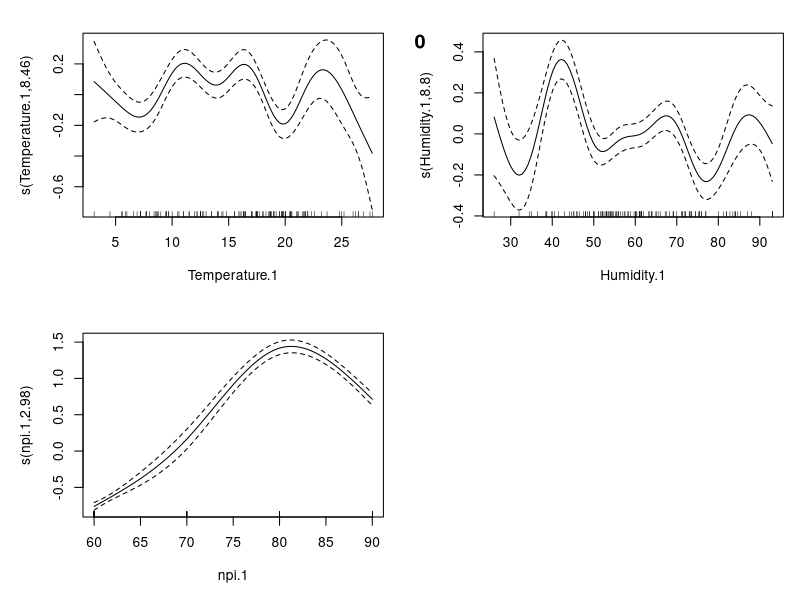
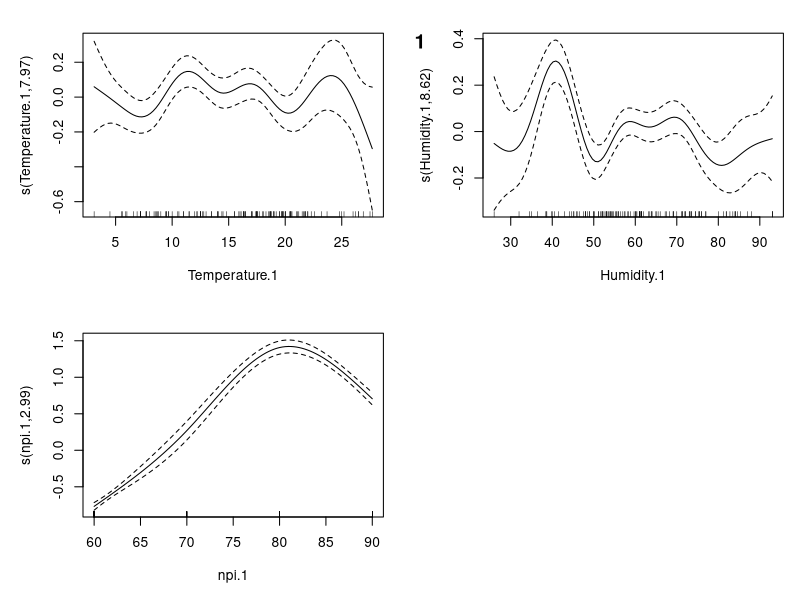
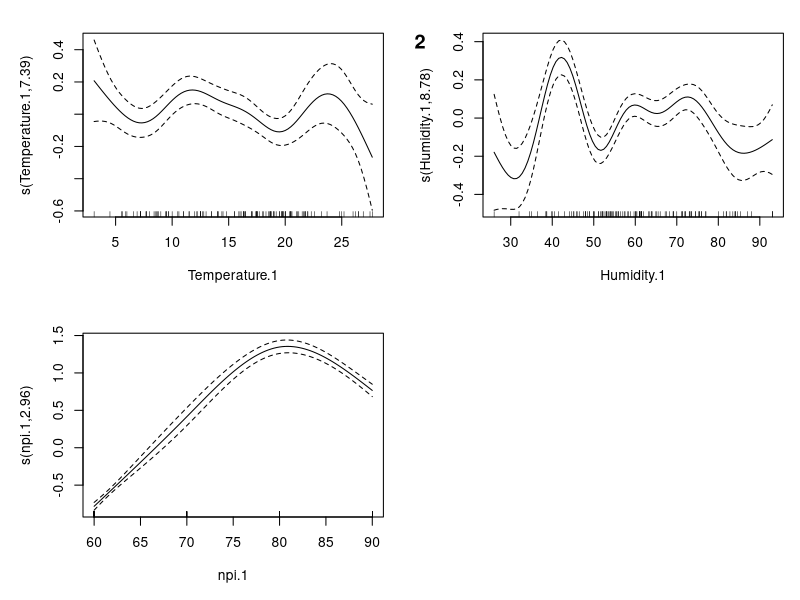
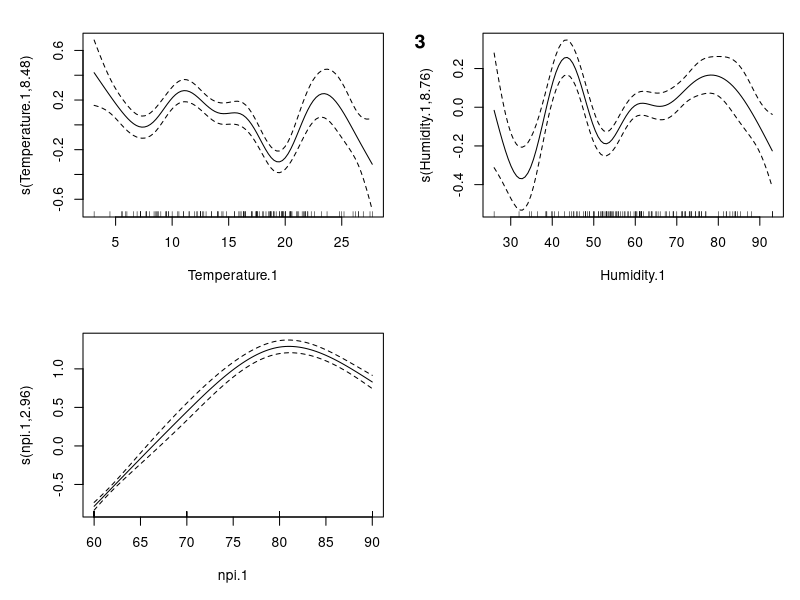
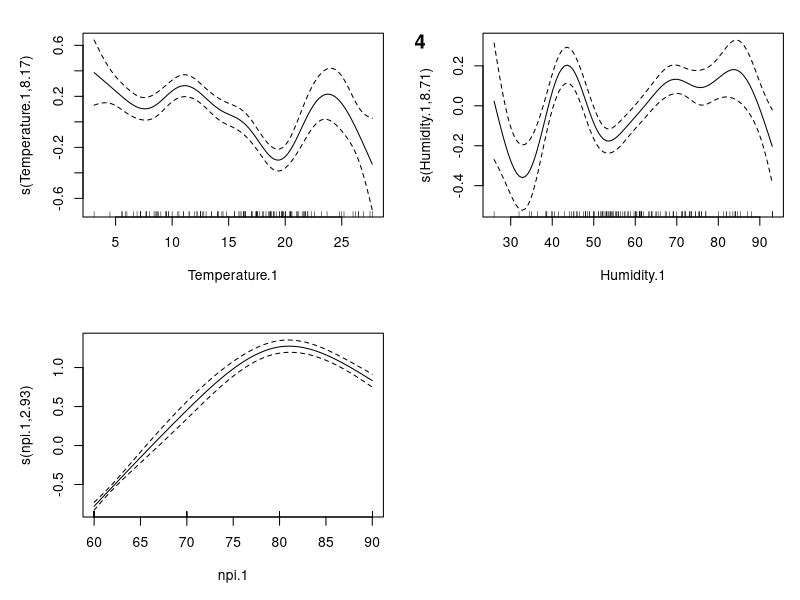
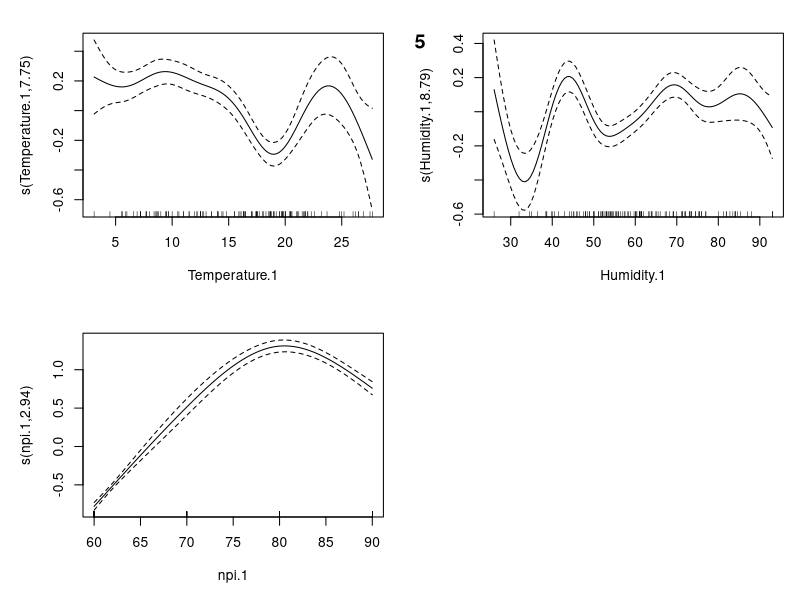
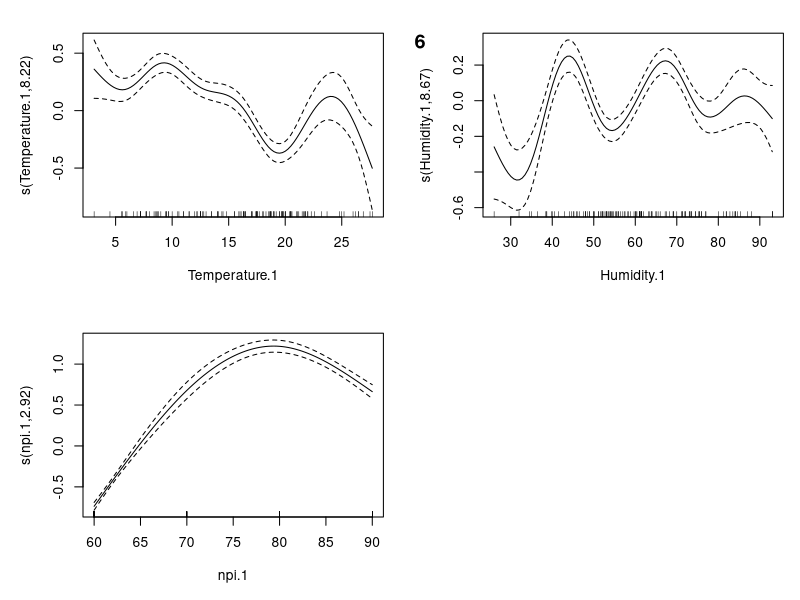
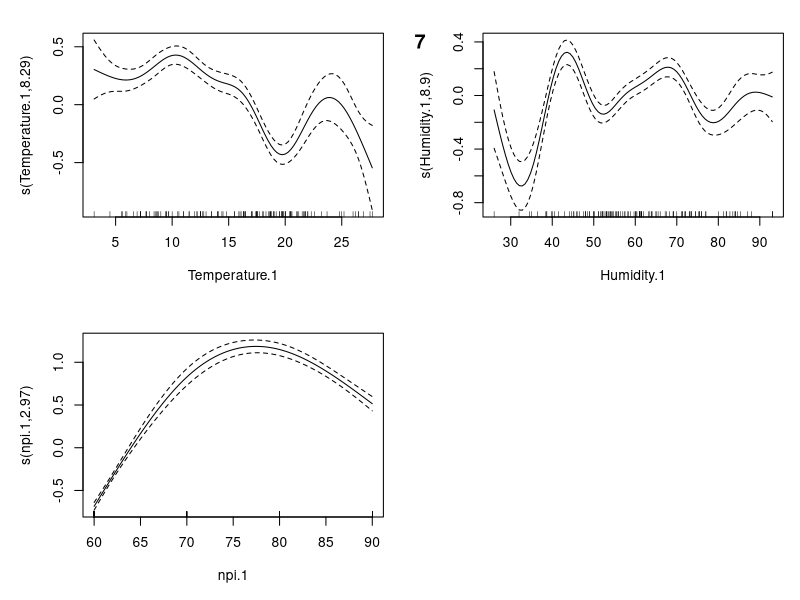

R code for these plots, in order: (Note: this script raises an error after producing the figures.)
## ---- chunk 1
require(mgcv)
bologna <- read.csv("bologna_full.csv")
bologna <- na.omit(bologna)

modena <- read.csv("modena_full.csv")
modena <- na.omit(modena)

florence <- read.csv("florence_full.csv")
florence <- na.omit(florence)

rome <- read.csv("rome_full.csv")
rome <- na.omit(rome)

num_iter <- 30
## ---- chunk 2
for(i in 0:num_iter) {
num_lag <- i
bologna <- read.csv("bologna_full.csv") #Read in file
#Push temperature&humidity data back climate_lag days by adding empty data in front
climate_lag = 5
#rep(NA, n) creates a vector of length n filled with NA
bologna$Temperature.1 <- c(rep(NA, climate_lag),  bologna$Temperature[(1):(nrow(bologna)-climate_lag)]) 
bologna$Humidity.1 <- c(rep(NA, 5), bologna$Humidity[(1):(nrow(bologna)-5)])
#push npi back num_lag days
bologna$npi.1 <- c(rep(NA, num_lag), bologna$npi[(1):(nrow(bologna)-num_lag)])
#Omit the new NAs
bologna <- na.omit(bologna)

infections.gam <- gam(Daily ~ s(Temperature.1) + s(Humidity.1) +s(npi.1, k=4), family=poisson(link="log"), data=bologna)
plot(infections.gam,scale=0,se=2, shade=TRUE,pages=1)
title(main = i)
}
## ---- chunk 3
for(i in 0:num_iter) {
num_lag <- i
modena <- read.csv("modena_full.csv") #Read in file
#Push temperature&humidity data back climate_lag days by adding empty data in front
climate_lag = 5
#rep(NA, n) creates a vector of length n filled with NA
modena$Temperature.1 <- c(rep(NA, climate_lag),  modena$Temperature[(1):(nrow(modena)-climate_lag)]) 
modena$Humidity.1 <- c(rep(NA, 5), modena$Humidity[(1):(nrow(modena)-5)])
#push npi back num_lag days
modena$npi.1 <- c(rep(NA, num_lag), modena$npi[(1):(nrow(modena)-num_lag)])
#Omit the new NAs
modena <- na.omit(modena)

infections.gam <- gam(Daily ~ s(Temperature.1) + s(Humidity.1) +s(npi.1, k=4), family=poisson(link="log"), data=modena)
plot(infections.gam,scale=0,se=2, shade=TRUE,pages=1)
title(main = i)
}

## ---- chunk 4
for(i in 0:num_iter) {
num_lag <- i
florence <- read.csv("florence_full.csv") #Read in file
#Push temperature&humidity data back climate_lag days by adding empty data in front
climate_lag = 5
#rep(NA, n) creates a vector of length n filled with NA
florence$Temperature.1 <- c(rep(NA, climate_lag),  florence$Temperature[(1):(nrow(florence)-climate_lag)]) 
florence$Humidity.1 <- c(rep(NA, 5), florence$Humidity[(1):(nrow(florence)-5)])
#push npi back num_lag days
florence$npi.1 <- c(rep(NA, num_lag), florence$npi[(1):(nrow(florence)-num_lag)])
#Omit the new NAs
florence <- na.omit(florence)

infections.gam <- gam(Daily ~ s(Temperature.1) + s(Humidity.1) +s(npi.1, k=4), family=poisson(link="log"), data=florence)
plot(infections.gam,scale=0,se=2, shade=TRUE,pages=1)
title(main = i)
}
## ---- chunk 5
for(i in 0:num_iter) {
num_lag <- i
rome <- read.csv("rome_full.csv") #Read in file
#Push temperature&humidity data back climate_lag days by adding empty data in front
climate_lag = 5
#rep(NA, n) creates a vector of length n filled with NA
rome$Temperature.1 <- c(rep(NA, climate_lag),  rome$Temperature[(1):(nrow(rome)-climate_lag)]) 
rome$Humidity.1 <- c(rep(NA, 5), rome$Humidity[(1):(nrow(rome)-5)])
#push npi back num_lag days
rome$npi.1 <- c(rep(NA, num_lag), rome$npi[(1):(nrow(rome)-num_lag)])
#Omit the new NAs
rome <- na.omit(rome)

infections.gam <- gam(Daily ~ s(Temperature.1) + s(Humidity.1) +s(npi.1, k=4), family=poisson(link="log"), data=rome)
plot(infections.gam,scale=0,se=2, shade=TRUE,pages=1)
title(main = i)
}
